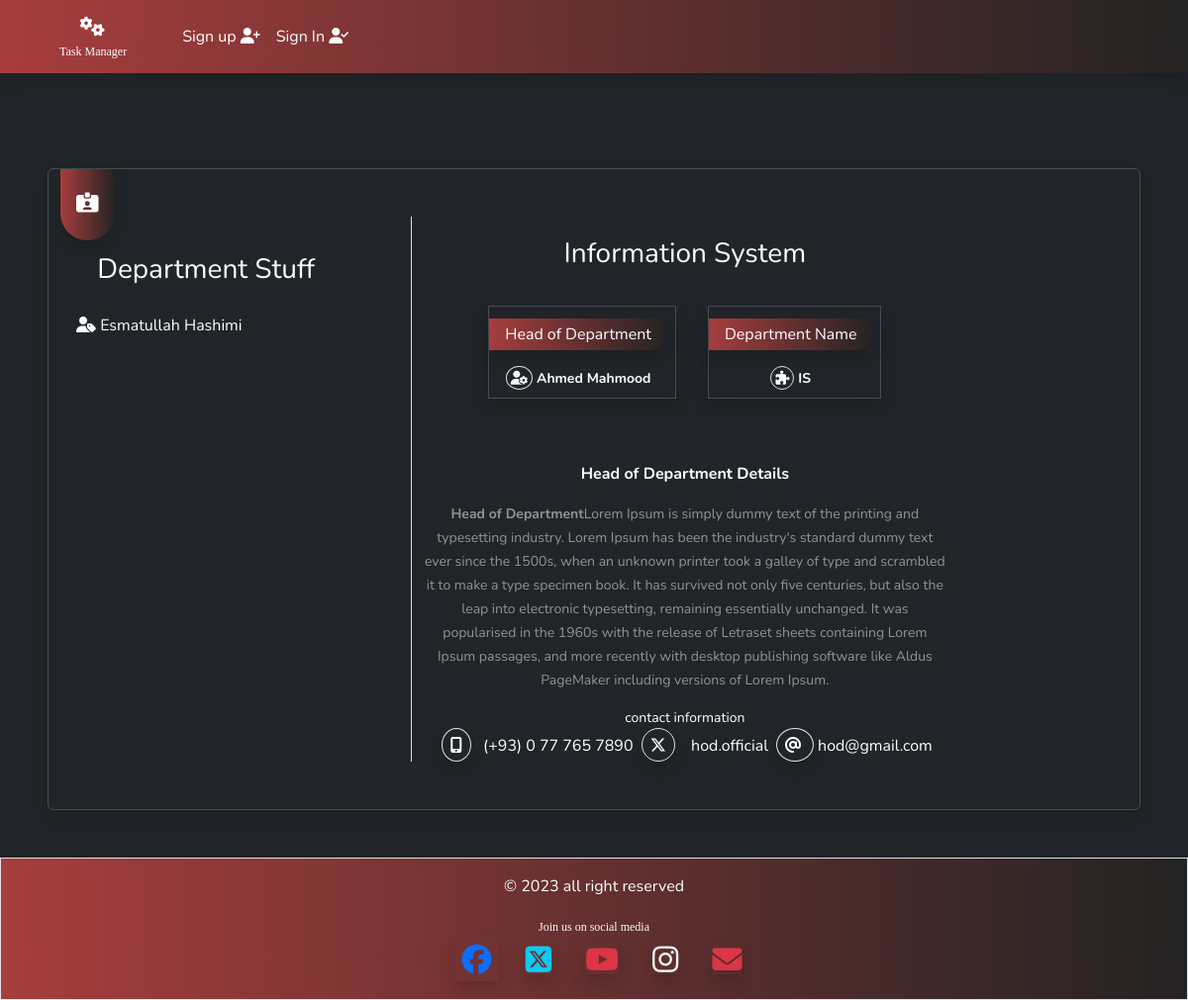
The app's page /taskmanager/getDetails/17, older data.
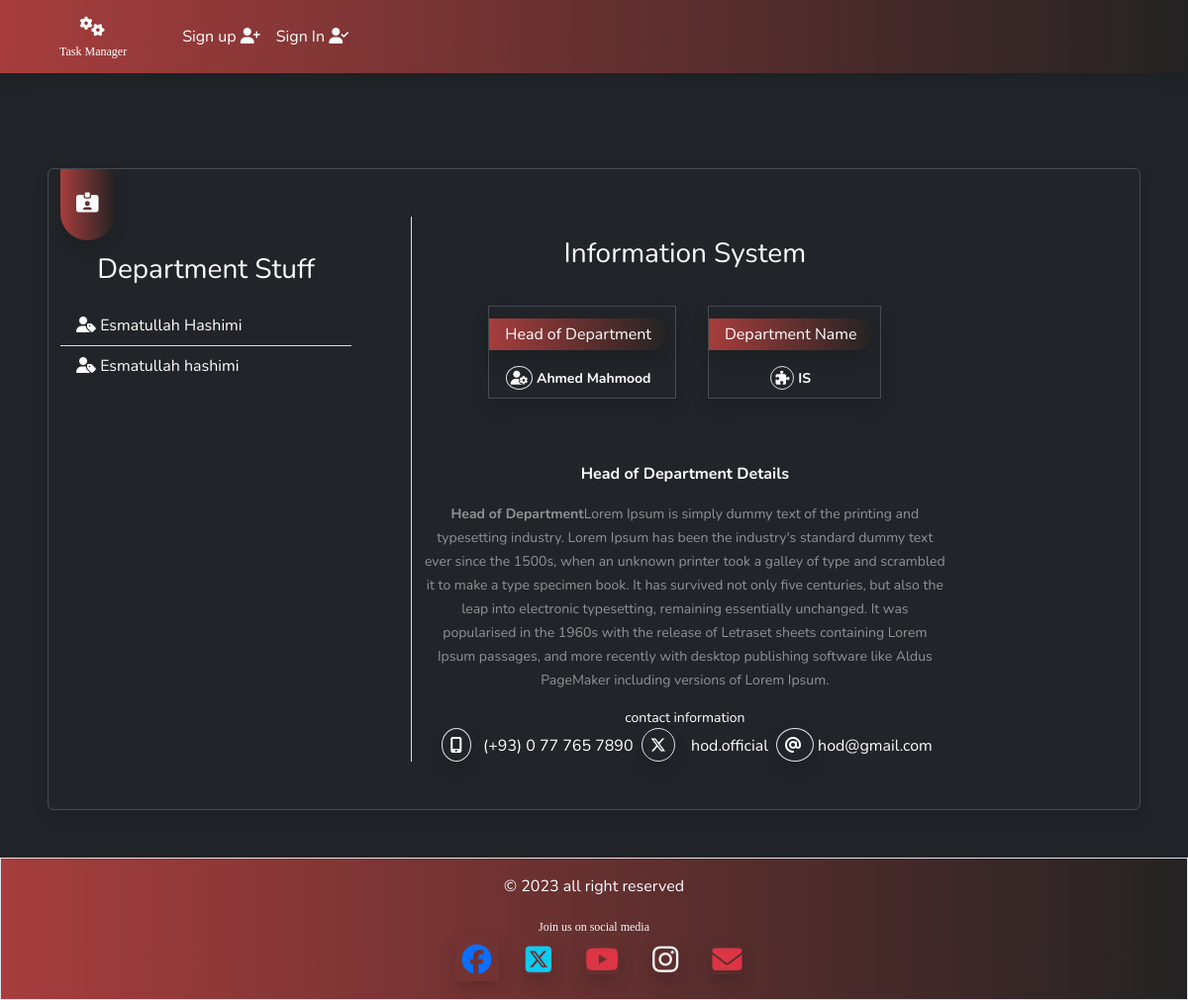
The same page, newer data.
### taskmanager/models.py (models this page shows, shortened)
class CustomUser(AbstractUser):
    department=models.ForeignKey("Department",on_delete=models.CASCADE,null=True,blank=True)

### taskmanager/views.py (the view)
# urls.py: path('getDetails/<sid>', views.getDetails, name='getDetails'),
def getDetails(request, sid):
    if sid:
        d = Department.objects.get(id = sid)
        u = User.objects.filter(department_id = sid)
        return render(request, 'taskmanager/dept_details.html',{'stuff':u, 'departmentDetails':d})

### taskmanager/templates/taskmanager/dept_details.html (shortened to what the changed rows need)
{% extends 'taskmanager/base.html' %}
{% load static %}
{% block content %}
<div class="bg-dark text-white p-5">
    <div class="container rounded shadow border border-secondary border-opacity-50 mt-5">
        <div class="row my-5">
            <div class="col-md-4 border-end">
                <div class="py-3 pe-5">
                    {% if stuff %}
                    <ol class="list-group list-group-flush">
                        {% for key in stuff %}
                        <li class="list-group-item bg-dark text-white"><i
                                class="fa-solid fa-user-tag"></i>&nbsp;{{key.first_name}}
                            {{key.last_name}}</li>
                        {% endfor %}
                    </ol>
                    {% else %}
                    <hr>
                    <p class="text-center text-white-50 fs-1"><i class="fa-regular fa-folder-open"></i></p>
                    <p class="text-center fs-4 text-white-50">No Stuff Found !</p>
                    {% endif %}
                </div>
            </div>
        </div>
    </div>
</div>
{% endblock content %}

Row changes from the older to the newer data that the page shows:
added CustomUser: first_name "Esmatullah", last_name "hashimi"
